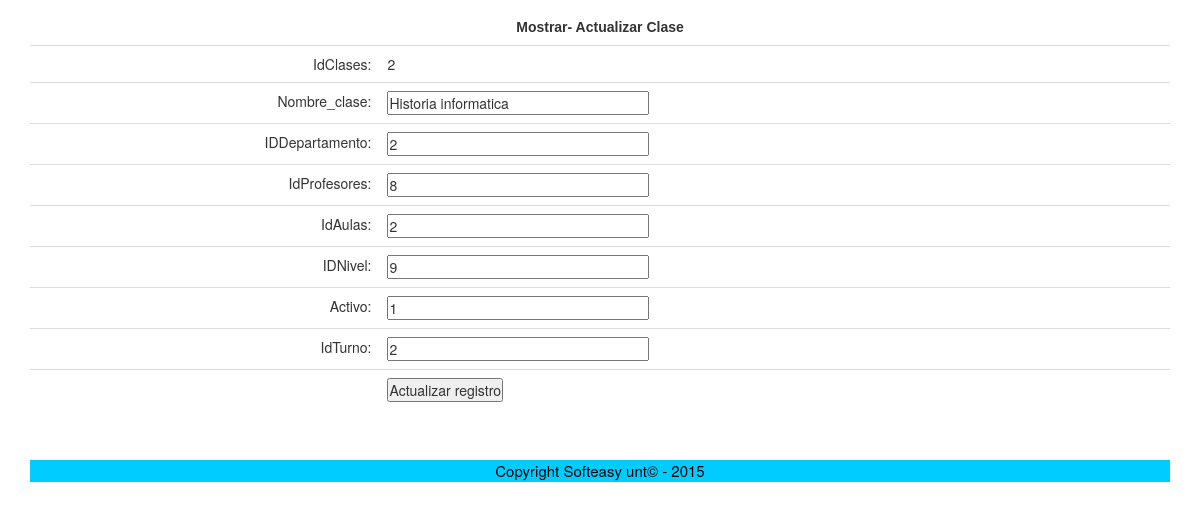
The page /Clases/clases.php?idClases=2 (signed in) on the database as committed earlier.
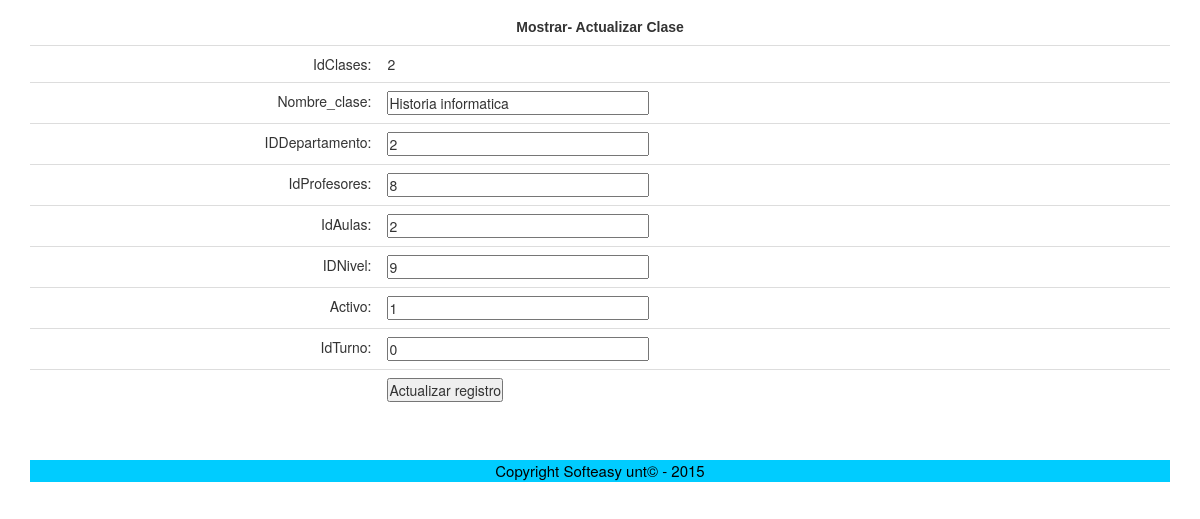
The same page on the database as committed later.
### tables this page shows
CREATE TABLE `clases` (
  `idClases` int(11) NOT NULL AUTO_INCREMENT,
  `Nombre_clase` varchar(45) NOT NULL,
  `IDDepartamento` int(11) DEFAULT NULL,
  `idProfesores` int(11) DEFAULT NULL,
  `idAulas` int(11) DEFAULT NULL,
  `IDNivel` int(11) DEFAULT NULL,
  `Activo` tinyint(1) DEFAULT NULL,
  `idTurno` int(11) DEFAULT NULL,
  PRIMARY KEY (`idClases`)
);

### Clases/clases.php (the view, shortened to what this page needs)
<?php require_once('../Connections/basededatos.php'); ?>
<?php
if (!function_exists("GetSQLValueString")) {
function GetSQLValueString($theValue, $theType, $theDefinedValue = "", $theNotDefinedValue = "")
{
  $theValue = function_exists("mysql_real_escape_string") ? mysql_real_escape_string($theValue) : mysql_escape_string($theValue);
  switch ($theType) {
    case "long":
    case "int":
      $theValue = ($theValue != "") ? intval($theValue) : "NULL";
      break;
  }
  return $theValue;
}
}
$editFormAction = $_SERVER['PHP_SELF'];
if (isset($_SERVER['QUERY_STRING'])) {
  $editFormAction .= "?" . htmlentities($_SERVER['QUERY_STRING']);
}
$maxRows_ClasesID = 1;
$pageNum_ClasesID = 0;
$startRow_ClasesID = $pageNum_ClasesID * $maxRows_ClasesID;
$colname_ClasesID = "-1";
if (isset($_GET['idClases'])) {
  $colname_ClasesID = $_GET['idClases'];
}
$query_ClasesID = sprintf("SELECT * FROM clases WHERE idClases = %s", GetSQLValueString($colname_ClasesID, "int"));
$query_limit_ClasesID = sprintf("%s LIMIT %d, %d", $query_ClasesID, $startRow_ClasesID, $maxRows_ClasesID);
$ClasesID = mysql_query($query_limit_ClasesID, $basededatos) or die(mysql_error());
$row_ClasesID = mysql_fetch_assoc($ClasesID);
?>
<!DOCTYPE html PUBLIC "-//W3C//DTD XHTML 1.0 Transitional//EN" "http://www.w3.org/TR/xhtml1/DTD/xhtml1-transitional.dtd">
<html xmlns="http://www.w3.org/1999/xhtml">
<head>
<link rel="stylesheet" href="../Css/Styles.css" type="text/css">
<link href="../Css/bootstrap.min.css" rel="stylesheet">
</head>
<body>
<div class="container">
 <div class="table-responsive">
   <form action="<?php echo $editFormAction; ?>" method="post" name="form1" id="form1">
     <center><h2 class="Cabecera"><strong>Mostrar- Actualizar Clase</strong></h2><center>
     <table class="table" width="80%" align="center">
       <tr valign="baseline">
         <td nowrap="nowrap" align="right">IdClases:</td>
         <td><?php echo $row_ClasesID['idClases']; ?></td>
       </tr>
       <tr valign="baseline">
         <td nowrap="nowrap" align="right">Nombre_clase:</td>
         <td><input type="text" name="Nombre_clase" value="<?php echo htmlentities($row_ClasesID['Nombre_clase'], ENT_COMPAT, 'utf-8'); ?>" size="32" /></td>
       </tr>
       <tr valign="baseline">
         <td nowrap="nowrap" align="right">IDDepartamento:</td>
         <td><input type="text" name="IDDepartamento" value="<?php echo htmlentities($row_ClasesID['IDDepartamento'], ENT_COMPAT, 'utf-8'); ?>" size="32" /></td>
       </tr>
       <tr valign="baseline">
         <td nowrap="nowrap" align="right">IdProfesores:</td>
         <td><input type="text" name="idProfesores" value="<?php echo htmlentities($row_ClasesID['idProfesores'], ENT_COMPAT, 'utf-8'); ?>" size="32" /></td>
       </tr>
       <tr valign="baseline">
         <td nowrap="nowrap" align="right">IdAulas:</td>
         <td><input type="text" name="idAulas" value="<?php echo htmlentities($row_ClasesID['idAulas'], ENT_COMPAT, 'utf-8'); ?>" size="32" /></td>
       </tr>
       <tr valign="baseline">
         <td nowrap="nowrap" align="right">IDNivel:</td>
         <td><input type="text" name="IDNivel" value="<?php echo htmlentities($row_ClasesID['IDNivel'], ENT_COMPAT, 'utf-8'); ?>" size="32" /></td>
       </tr>
       <tr valign="baseline">
         <td nowrap="nowrap" align="right">Activo:</td>
         <td><input type="text" name="Activo" value="<?php echo htmlentities($row_ClasesID['Activo'], ENT_COMPAT, 'utf-8'); ?>" size="32" /></td>
       </tr>
       <tr valign="baseline">
         <td nowrap="nowrap" align="right">IdTurno:</td>
         <td><input type="text" name="idTurno" value="<?php echo htmlentities($row_ClasesID['idTurno'], ENT_COMPAT, 'utf-8'); ?>" size="32" /></td>
       </tr>
       <tr valign="baseline">
         <td nowrap="nowrap" align="right">&nbsp;</td>
         <td><input type="submit" value="Actualizar registro" /></td>
       </tr>
     </table>
   </form>
   <p>&nbsp;</p>
 </div>
<div id="footer">
  <p> Copyright Softeasy unt&copy; - 2015</p>
  </div>
</div>
</body>
</html>

### Css/Styles.css (style rules this page uses)
* { margin:0px; padding:0px; -webkit-box-sizing: border-box; -moz-box-sizing: border-box; box-sizing: border-box; }
body { background:#CCC; background-image:url(../Imagenes/fondo.jpg) }
.Cabecera { font-weight: bold; text-align: center; font-family: "Trebuchet MS", Arial, Helvetica, sans-serif; font-size: 14px; }
#footer { background-color:#0CF; width:auto; text-align:center; font-size:15px; color:#000; }
#footer p { padding:11px] 0 10px 0px; }
@media (min-width: 768px) { body { background:#F8F3F3; } }

Rows that differ between the two databases and show on the page:
changed clases "Historia informatica": idTurno "2" → "0"
